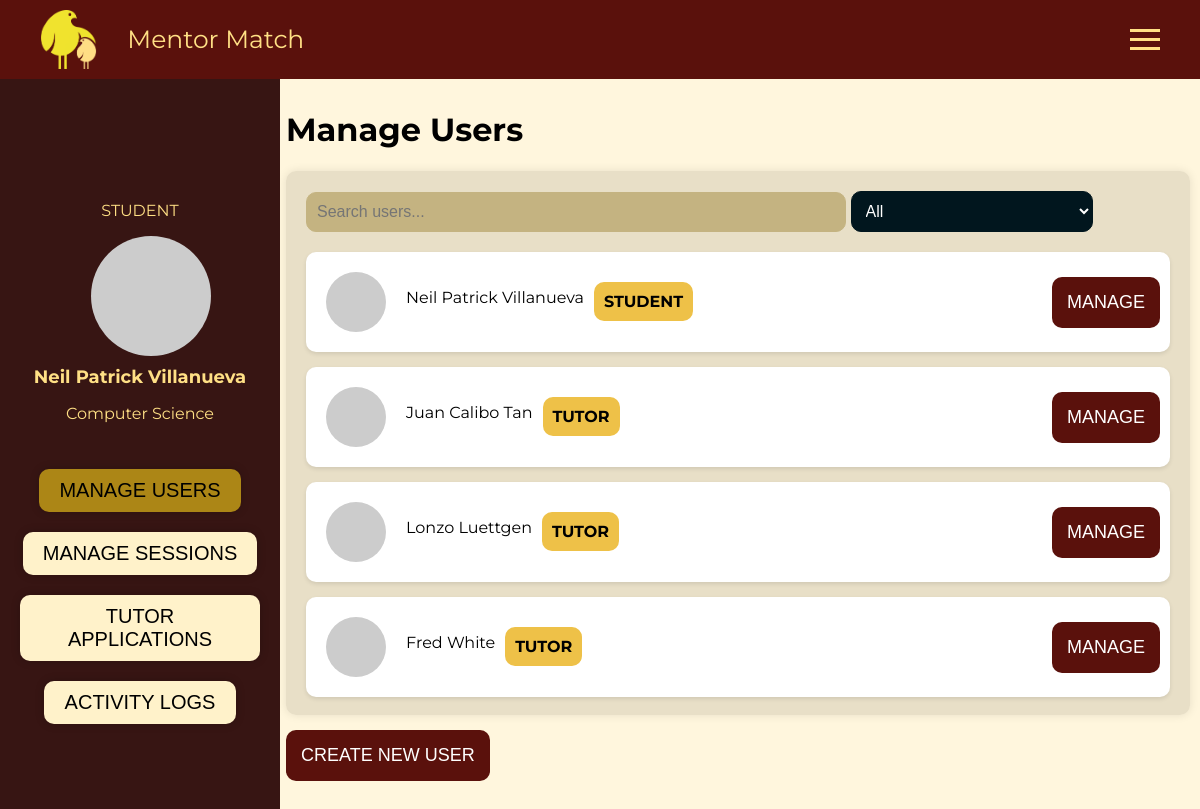
Before: /admin/manage/users (signed in) with the older database file.
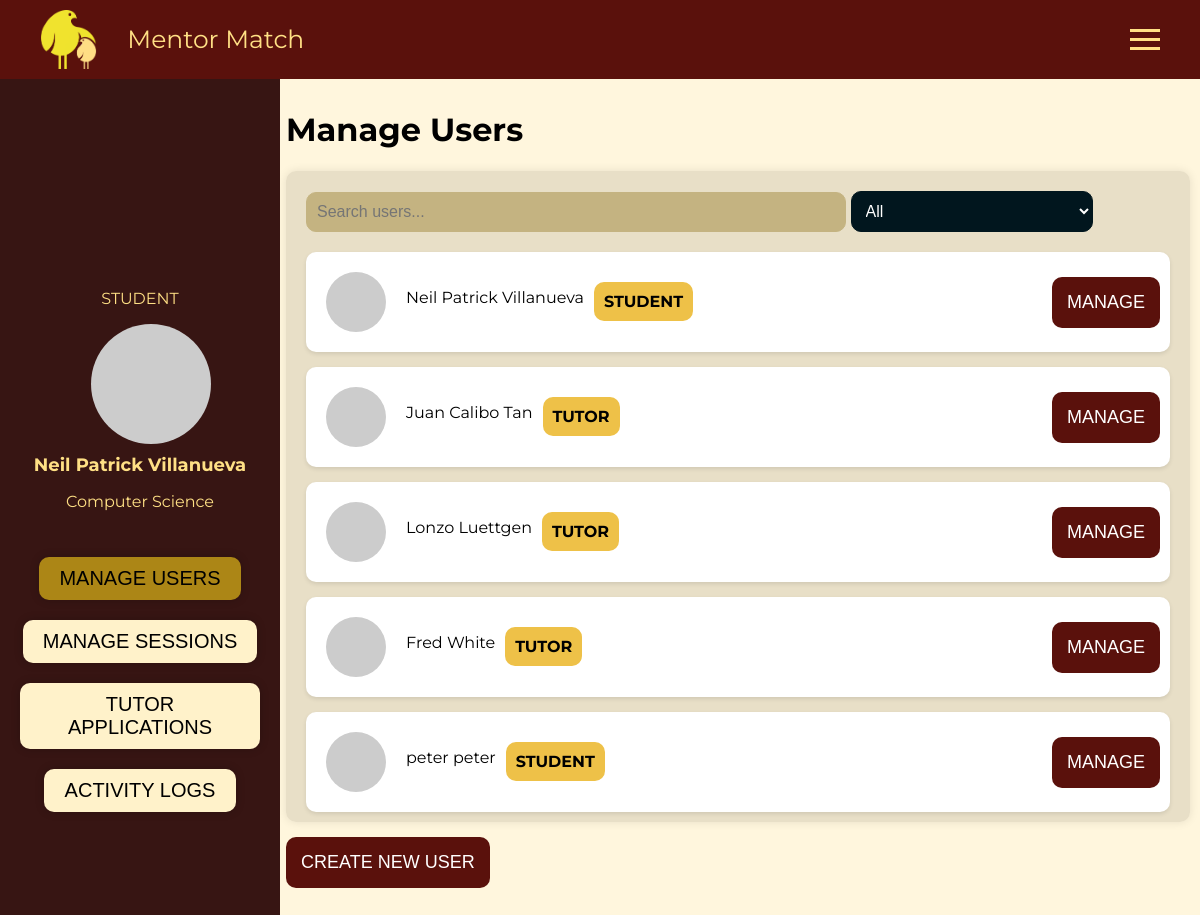
After: the same page with the newer database file.
### app/models/users.py (models this page shows, shortened)
class Users(UserMixin, db.Model):
    __tablename__ = "USERS"
    id = db.Column(db.Integer, primary_key=True)
    login_name = db.Column(db.String(50), unique=True, nullable=False)
    first_name = db.Column(db.String(100), unique=False, nullable=False)
    last_name = db.Column(db.String(100), unique=False, nullable=False)
    university_number = db.Column(db.String(20), unique=True, nullable=False)
    university_email = db.Column(db.String(225), unique=True, nullable=False)
    program = db.Column(db.String(100), nullable=True)
    password = db.Column(db.String(200), nullable=False)
    account_status = db.Column(db.Integer)
    tags = db.Column(db.String(200), nullable=True)

### app/routes/admin/admin_redirects.py (the view)
@admin_redirects_route.route("/admin/manage/users", methods=['POST', 'GET'])
@login_required
def manage_users():
    users_all = users.Users.query.filter(users.Users.account_status != 1).all()
    return render_template("admin_home.html", users= users_all, show_manage_users=True, show_manage_logs=False, show_session_requests=False, show_tutor_applications=False)

### app/templates/admin_home.html (shortened to what this page needs)
{% extends 'base.html' %}
{% block main %}
<div class="dashboard-container">
    <div class="admin-info">
        <p>{{account_type[current_user.account_status]}}</p>
        <div class="user-circle"></div>
        <div class="user-info">
            <h3>{{current_user.first_name + " " + current_user.last_name}}</h3>
            <p>{{current_user.program}}</p>
        </div>
    </div>
    <button class="dashboard-button" id="manageUsersBtn"
        style="background-color: {% if show_manage_users %} #AC8616 {% endif %};">MANAGE USERS</button>
    <button class="dashboard-button" id="manageSessionsBtn" style="background-color: {% if show_session_requests %} #AC8616 {% endif %};">MANAGE SESSIONS</button>
    <button class="dashboard-button" id="tutorApplicationBtn" style="background-color: {% if show_tutor_applications %} #AC8616 {% endif %};">TUTOR APPLICATIONS</button>
    <button class="dashboard-button" id="activityLogsBtn"
        style="background-color: {% if show_manage_logs %} #AC8616 {% endif %};">ACTIVITY LOGS</button>
</div>
<div class="content">
    <div id="manage-users" style="display: {% if show_manage_users %}block{% else %}none{% endif %};">
        <h1>Manage Users</h1>
        <div class="manage-block-container" id="manageUsersContent" style="display: block;">
            <div class="header">
                <input type="text" class="manage-block-search-bar" placeholder="Search users...">
                <select class="manage-block-filter-dropdown">
                    <option value="all">All</option>
                </select>
            </div>
            {% if users %}
            {% for user in users %}
            <div class="manage-block-user-box">
                <div class="manage-block-user-info">
                    <div class="user-circle-list"></div>
                    <p class="user-name">{{ user.first_name + " " + user.last_name}}</p>
                    <p class="account-type-lable">{{ account_type[user.account_status] }}</p>
                </div>
                <div class="manage-block-manage-button-container">
                    <button class="manage-block-manage-button"
                        onclick="location.href = '{{ url_for('admin_manage_route.manage_user', id=user.id)}}';">MANAGE</button>
                </div>
            </div>
            {% endfor %}
            {% else %}
            <h1>No users found.</h1>
            {% endif %}
        </div>
        <button class="manage-block-manage-button"
            onclick="location.href = '{{url_for('admin_creation_route.create_user')}}';">CREATE NEW USER</button>
    </div>
</div>
{% endblock %}

Changed rows visible on the page:
added Users: first_name+last_name "peter peter", account_status "STUDENT"
